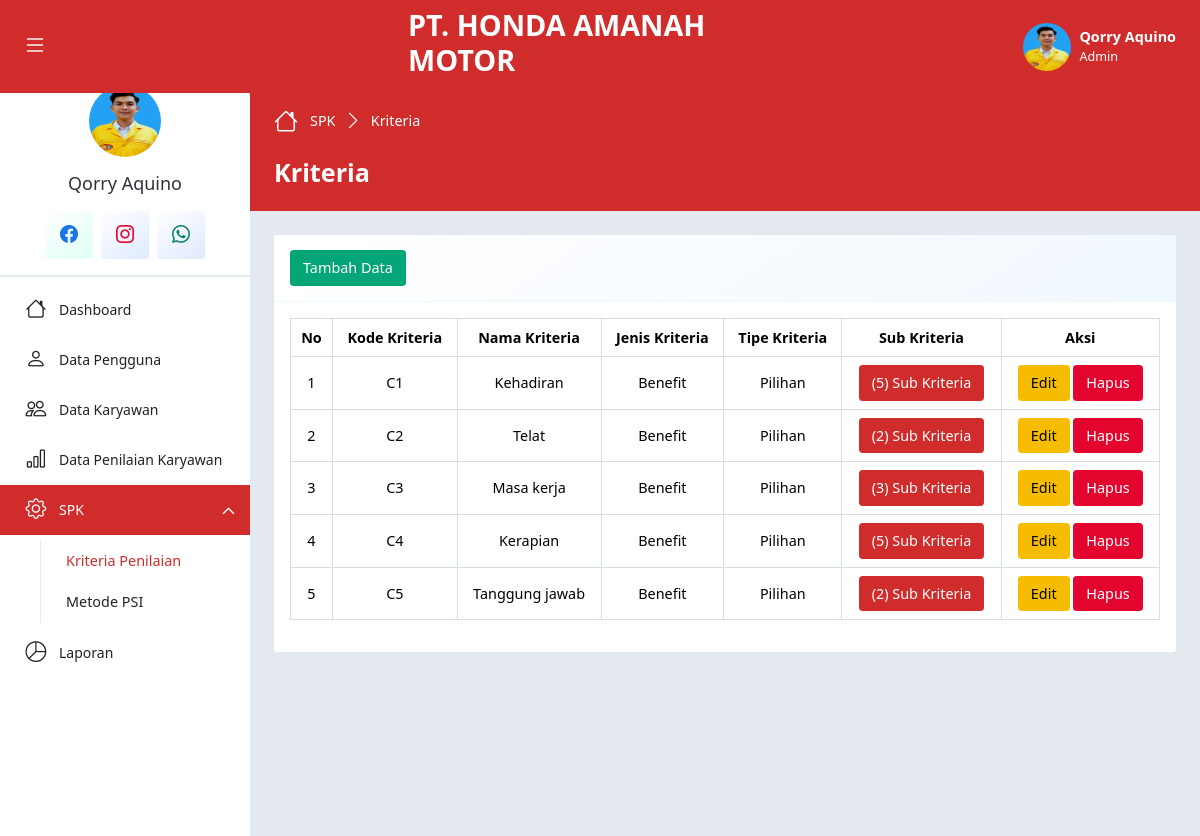
Screenshot of /?p=Kriteria (signed in) with the database file from the repository.
### tables this page shows
CREATE TABLE `pengguna` (
  `id_pengguna` int(11) NOT NULL,
  `username` varchar(15) NOT NULL,
  `password` varchar(10) NOT NULL,
  `nama_pengguna` varchar(30) NOT NULL,
  `jabatan` varchar(30) NOT NULL,
  `foto_pengguna` text NOT NULL,
  `simpan_pengguna` timestamp NOT NULL DEFAULT current_timestamp() ON UPDATE current_timestamp()
);

CREATE TABLE `kriteria` (
  `kode_kriteria` varchar(10) NOT NULL,
  `nama_kriteria` varchar(30) NOT NULL,
  `jenis_kriteria` enum('Benefit','Cost') NOT NULL,
  `tipe_kriteria` enum('Inputan','Pilihan') NOT NULL,
  `simpan_kriteria` timestamp NOT NULL DEFAULT current_timestamp() ON UPDATE current_timestamp()
);

### index.php (called while the page is built, shortened)
<?php
require_once 'app/config/db.php';
require_once 'app/config/crud.php';
$crud = new CRUD();
include_once 'app/routes/web.php';

### app/config/db.php (called while the page is built, shortened)
<?php
class DB
{
    public function __construct()
    {
        $this->con = mysqli_connect(
            self::HOST,
            self::USER,
            self::PASS,
            self::DB
        );
    }
}

### app/config/crud.php (called while the page is built, shortened)
<?php
class CRUD extends DB
{
    public function read($table, $opsi = "")
    {
        return mysqli_query(
            $this->con,
            "SELECT * FROM $table $opsi"
        );
    }
}

### app/controller/dashboard/spk_kriteria.php (called while the page is built, shortened)
<?php
$no = 1;
$queryKriteria = $crud->read(
    "kriteria",
    "ORDER BY kode_kriteria "
);

### app/view/page/dashboard/spk_kriteria.php (the view, shortened to what this page needs)
<!DOCTYPE html>
<html lang="en">
<head>
    <?php include 'app/view/layout/head.php' ?>
</head>
<body>
    <?php include 'app/controller/dashboard/spk_kriteria.php' ?>
    <div class="page-wrapper">
        <?php include 'app/view/layout/navbar.php' ?>
        <div class="main-container">
            <?php include 'app/view/layout/sidebar.php' ?>
            <div class="app-container">
                <div class="app-hero-header mb-4">
                    <div class="d-flex align-items-center mb-4">
                        <ol class="breadcrumb">
                            <li class="breadcrumb-item">
                                <i class="bi bi-house lh-1"></i>
                                <a href="index.html" class="text-decoration-none"><?= $dataPage['panel'] ?></a>
                            </li>
                            <li class="breadcrumb-item" aria-current="page"><?= $dataPage['page'] ?></li>
                        </ol>
                    </div>
                    <h3 class="fw-bolder text-white my-3"><?= $dataPage['page'] ?></h3>
                </div>
                <div class="app-body">
                    <div class="row gx-3">
                        <div class="col-xl-12 col-sm-12 col-12">
                            <div class="card mb-3">
                                <div class="card-header">
                                    <button class="btn btn-success" data-bs-toggle="modal"
                                        data-bs-target="#tambahModal">
                                        Tambah Data
                                    </button>
                                </div>
                                <div class="card-body">
                                    <div class="table-responsive">
                                        <table class="table table-bordered table-hover text-center align-middle">
                                            <thead>
                                                <tr>
                                                    <th>No</th>
                                                    <th>Kode Kriteria</th>
                                                    <th>Nama Kriteria</th>
                                                    <th>Jenis Kriteria</th>
                                                    <th>Tipe Kriteria</th>
                                                    <th>Sub Kriteria</th>
                                                    <th>Aksi</th>
                                                </tr>
                                            </thead>
                                            <tbody>
                                                <?php foreach ($queryKriteria as $row) : ?>
                                                <tr>
                                                    <td><?= $no++ ?></td>
                                                    <td><?= $row['kode_kriteria'] ?></td>
                                                    <td><?= $row['nama_kriteria'] ?></td>
                                                    <td><?= $row['jenis_kriteria'] ?></td>
                                                    <td><?= $row['tipe_kriteria'] ?></td>
                                                    <td>
                                                        <?php if ($row['tipe_kriteria'] == "Pilihan") : ?>
                                                        <?php $queryCekSub = $crud->read("sub_kriteria", "WHERE kode_kriteria = '$row[kode_kriteria]'") ?>
                                                        <a href="?p=Sub&Kode=<?= $row['kode_kriteria'] ?>"
                                                            class="btn btn-primary">(<?= mysqli_num_rows($queryCekSub) ?>)
                                                            Sub Kriteria</a>
                                                        <?php else : ?>
                                                        <button type="button" disabled class="btn btn-primary">Sub
                                                            Kriteria</button>
                                                        <?php endif ?>
                                                    </td>
                                                    <td>
                                                        <button type="button" class="btn btn-warning"
                                                            data-bs-toggle="modal"
                                                            data-bs-target="#editModal<?= $no ?>">
                                                            Edit
                                                        </button>
                                                        <button type="button" class="btn btn-danger"
                                                            data-bs-toggle="modal"
                                                            data-bs-target="#hapusModal<?= $no ?>">
                                                            Hapus
                                                        </button>
                                                    </td>
                                                </tr>
                                                <?php endforeach ?>
                                            </tbody>
                                        </table>
                                    </div>
                                </div>
                            </div>
                        </div>
                    </div>
                </div>
                <?php include 'app/view/layout/sidebar.php' ?>
            </div>
        </div>
    </div>
</body>
</html>

### app/view/layout/navbar.php (shortened to what this page needs)
<div class="app-header d-flex align-items-center">
    <div class="d-flex col">
        <button class="pin-sidebar" id="pin-sidebar">
            <i class="bi bi-list lh-1 text-white"></i>
        </button>
    </div>
    <div class="app-brand py-2 col">
        <h2 class="text-white text-uppercase fw-bolder">
            PT. Honda Amanah Motor
        </h2>
    </div>
    <div class="header-actions col">
        <div class="dropdown ms-3">
            <a id="userSettings" class="dropdown-toggle d-flex py-2 align-items-center text-decoration-none" href="#!"
                role="button" data-bs-toggle="dropdown" aria-expanded="false">
                <img src="assets/imgs/pengguna/<?= $dataPengguna['foto_pengguna'] ?>" class="rounded-circle img-3x"
                    alt="" />
                <div class="ms-2 text-truncate d-lg-block d-none text-white">
                    <span class="fw-bolder"><?= $dataPengguna['nama_pengguna'] ?></span>
                    <span class="d-flex small"><?= $dataPengguna['jabatan'] ?></span>
                </div>
            </a>
        </div>
    </div>
</div>

### app/view/layout/sidebar.php
<nav id="sidebar" class="sidebar-wrapper">
    <div class="sidebar-profile">
        <img src="assets/imgs/pengguna/<?= $dataPengguna['foto_pengguna'] ?>" class="profile-user mb-3" alt="" />
        <div class="text-center">
            <h5 class="profile-name m-0 text-nowrap text-truncate">
                <?= $dataPengguna['nama_pengguna'] ?>
            </h5>
        </div>
        <div class="d-flex align-items-center mt-lg-3 gap-2">
            <a href="https://www.facebook.com/profile.php?id=588361737894378&_rdc=2&_rdr"
                class="icon-box md grd-success-light rounded-2">
                <i class="bi bi-facebook fs-5 text-primary"></i>
            </a>
            <a href="https://www.instagram.com/explore/locations/1013913417/smpn-3-padang-panjang/"
                class="icon-box md grd-info-light rounded-2">
                <i class="bi bi-instagram fs-5 text-danger"></i>
            </a>
            <a href="https://wa.me/6282246820856" class="icon-box md grd-info-light rounded-2">
                <i class="bi bi-whatsapp fs-5 text-success"></i>
            </a>
        </div>
    </div>
    <div class="sidebarMenuScroll">
        <ul class="sidebar-menu">
            <li class="<?= $page == "Dashboard" ? 'active current-page' : '' ?>">
                <a href="?p=Dashboard">
                    <i class="bi bi-house"></i>
                    <span class="menu-text">Dashboard</span>
                </a>
            </li>
            <?php if ($dataPengguna['jabatan'] == "Admin"): ?>
            <li class="<?= $page == "Pengguna" ? 'active current-page' : '' ?>">
                <a href="?p=Pengguna">
                    <i class="bi bi-person"></i>
                    <span class="menu-text">Data Pengguna</span>
                </a>
            </li>
            <li class="<?= $page == "Karyawan" ? 'active current-page' : '' ?>">
                <a href="?p=Karyawan">
                    <i class="bi bi-people"></i>
                    <span class="menu-text">Data Karyawan</span>
                </a>
            </li>
            <li class="<?= $page == "Nilai" ? 'active current-page' : '' ?>">
                <a href="?p=Nilai">
                    <i class="bi bi-bar-chart"></i>
                    <span class="menu-text">Data Penilaian Karyawan</span>
                </a>
            </li>
            <li class="treeview <?= ($page == "Kriteria" or $page == "PSI" or $page == "Sub") ? 'active' : '' ?>">
                <a href="#!">
                    <i class="bi bi-gear"></i>
                    <span class="menu-text">SPK</span>
                </a>
                <ul class="treeview-menu">
                    <li>
                        <a href="?p=Kriteria"
                            class="<?= ($page == "Kriteria" or $page == "Sub") ? 'active-sub' : '' ?>">Kriteria
                            Penilaian</a>
                    </li>
                    <li>
                        <a href="?p=PSI" class="<?= $page == "PSI" ? 'active-sub' : '' ?>">Metode PSI</a>
                    </li>
                </ul>
            </li>
            <?php endif ?>
            <li class="<?= $page == "Laporan" ? 'active current-page' : '' ?>">
                <a href="?p=Laporan">
                    <i class="bi bi-pie-chart"></i>
                    <span class="menu-text">Laporan</span>
                </a>
            </li>
        </ul>
    </div>
</nav>

### rows the page displays
pengguna: foto_pengguna (picture), nama_pengguna "Qorry Aquino", jabatan "Admin"
kriteria: kode_kriteria "C1", nama_kriteria "Kehadiran", jenis_kriteria "Benefit", tipe_kriteria "Pilihan", mysqli_num_rows($queryCekSub) "5"
kriteria: kode_kriteria "C2", nama_kriteria "Telat", jenis_kriteria "Benefit", tipe_kriteria "Pilihan", mysqli_num_rows($queryCekSub) "2"
kriteria: kode_kriteria "C3", nama_kriteria "Masa kerja", jenis_kriteria "Benefit", tipe_kriteria "Pilihan", mysqli_num_rows($queryCekSub) "3"
kriteria: kode_kriteria "C4", nama_kriteria "Kerapian", jenis_kriteria "Benefit", tipe_kriteria "Pilihan", mysqli_num_rows($queryCekSub) "5"
kriteria: kode_kriteria "C5", nama_kriteria "Tanggung jawab", jenis_kriteria "Benefit", tipe_kriteria "Pilihan", mysqli_num_rows($queryCekSub) "2"

### other values shown
$dataPage['panel'] "SPK"
$dataPage['page'] "Kriteria"
